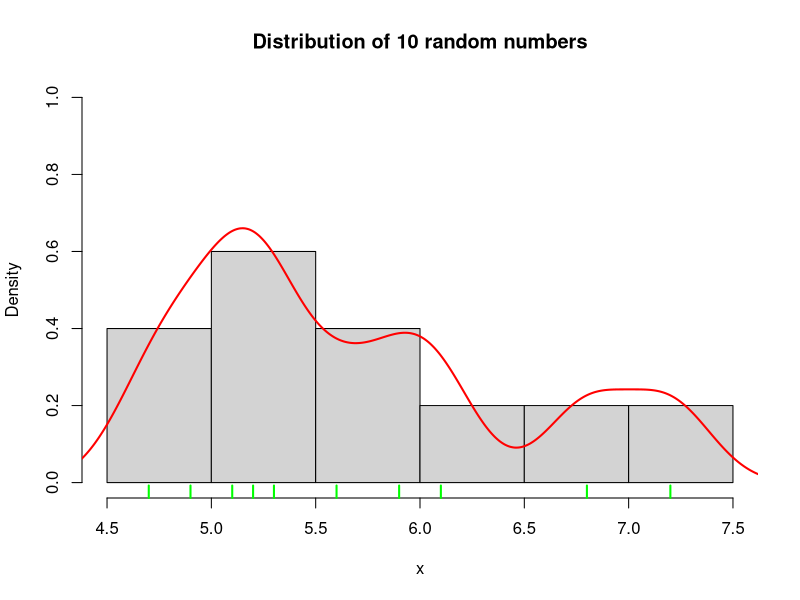
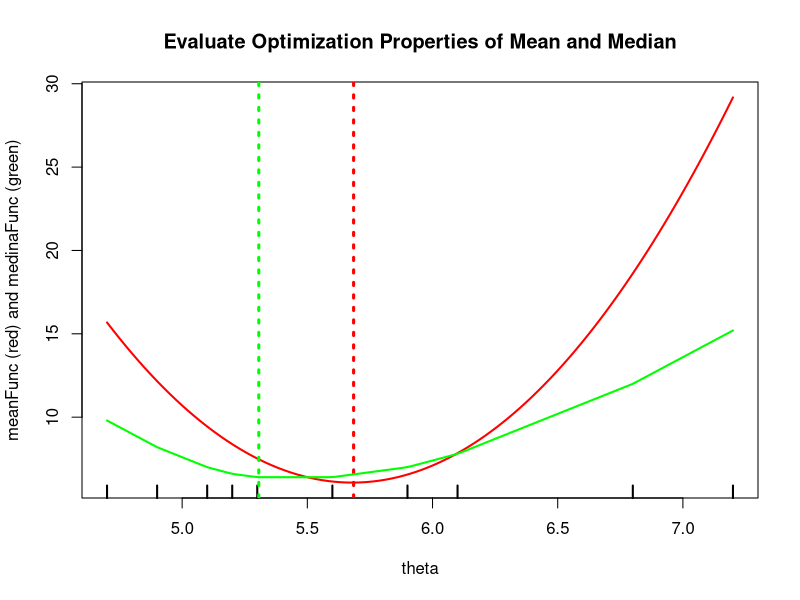

Recreate these plots in R, in order.
##
## Demonstrate the that the minimization properties of the median and mean
##
rm(list=ls())
x <- c(4.7, 4.9, 5.1, 5.2, 5.3, 5.6, 5.9, 6.1, 6.8, 7.2)     # 10 random numbers

## Visualize distribution
hist(x, probability=TRUE, ylim=c(0,1), main="Distribution of 10 random numbers")
rug(x, col="green", lwd=2)
lines(density(x,  bw=0.2), col="red", lwd=2)

##
## Evaluate mean and median functions in dependence of theta
##
theta <- seq(min(x), max(x), length=100)     # sequence of possible theta values
meanFunc <- numeric(length(theta))           # initialize result vectors
medianFunc <- numeric(length(theta))
## evaluate function values
for (i in 1:length(theta)) meanFunc[i] <- sum((x-theta[i])^2)      # squared differences
for (i in 1:length(theta)) medianFunc[i] <-  sum(abs(x-theta[i]))  # absolute differences

##
## Plot both functions and evaluate their minimum values
##
plot(theta, meanFunc, type="l", lwd=2, col="red",                    # squared differences curve
     ylab="meanFunc (red) and medinaFunc (green)",
     main="Evaluate Optimization Properties of Mean and Median")
rug(x, lwd=2)
abline(v=theta[which.min(meanFunc)], col="red", lty=3, lwd=3)        # mean

## Question: is any value inbetween 5.3 < theta < 5.6 a valid median?
lines(theta, medianFunc, lwd=2, col="green")                         # absolute differences curve
abline(v=theta[which.min(medianFunc)], col="green", lty=3, lwd=3)    # median


